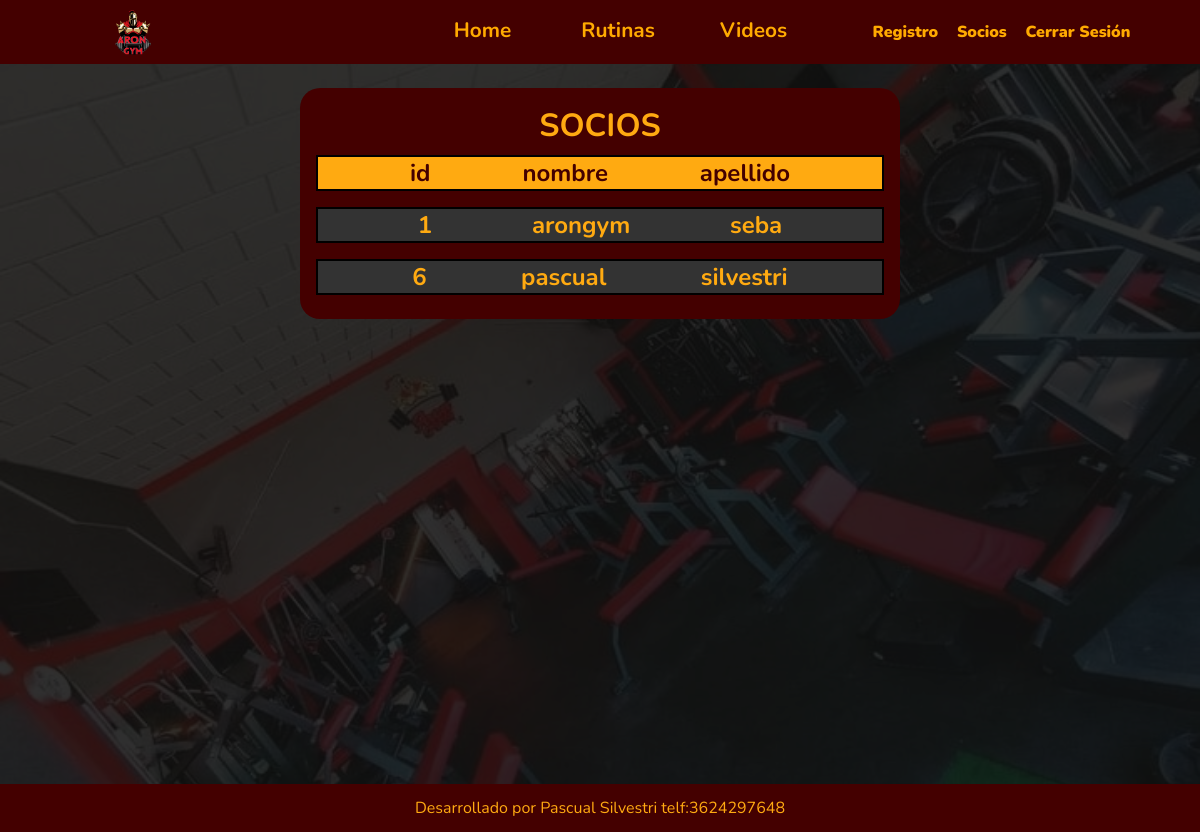
The page /Usuario/ (signed in) on the database its author committed.
### apps/usuarios/models.py (models this page shows)
class Usuario(AbstractUser):
    pass

### apps/usuarios/views.py (the view)
# urls.py: path('', views.usuario, name = 'usuarios'),
def usuario(request):
    usuario = Usuario.objects.all()
    context = {'usuario':usuario}
    return render(request,'usuarios/usuarios.html',context)

### templates/usuarios/usuarios.html (shortened to what this page needs)
{% extends 'base.html' %}
{% load static %}
{% block contenedor %}
{% if user.is_superuser %}
<main class='main_usuarios'>
    <div class="opacity"></div>
    <div class="contenedor_usuarios">
        <h1 class="titulo">
            SOCIOS
        </h1>
        <div class="row_titulo">
            <div class="cols_titulo">
                <h2>id</h2>
            </div>
            <div class="cols_titulo">
                <h2>nombre</h2>
            </div>
            <div class="cols_titulo">
                <h2>apellido</h2>
            </div>
        </div>
        {% for i in usuario %}
        <div class="row" id={{i.id}}>
            <div class="cols">
                <h2>{{i.id}}</h2>
            </div>
            <div class="cols">
                <h2>{{i.first_name}}</h2>
            </div>
            <div class="cols">
                <h2>{{i.last_name}}</h2>
            </div>
        </div>
        {% endfor %}
    </div>
</main>
{% endif %}
{% endblock %}

### static/css/style_global.css (style rules this page uses)
:root { --letra: 'Nunito', sans-serif; }
* { padding:0; margin:0; box-sizing: border-box; font-family: var(--letra); }
body { width: 100vw; min-height: 100vh; height: 100vh; }

### static/css/videos/videos.css (style rules this page uses)
.opacity { width: 100%; height: 100%; background-color: #111d; position: absolute; top:0; }

### static/css/videos/videoCategoria.css (style rules this page uses)
.opacity { width: 100%; height: 100%; background-color: #111d; position: absolute; top:0; }

### static/css/usuarios/login.css (style rules this page uses)
.opacity { width: 100%; height: 100%; background-color: #111c; position: absolute; top: 0; }

### static/css/usuarios/usuarios.css (style rules this page uses)
.main_usuarios { width: 100%; min-height: 90vh; display: flex; justify-content: center; align-items: flex-start; background: url(../../img/fondo_videos.jpg) no-repeat center center; background-size: cover; position: relative; padding-top: 1.5rem; }
.titulo { color:#fa1 }
.opacity { width: 100%; height: 100%; background-color: #111c; position: absolute; top: 0; }
.contenedor_usuarios { width: 50%; height: auto; padding: 1rem; display: flex; flex-direction: column; justify-content: center; align-items: center; z-index: 10; background-color: #400; border-radius: 20px; }
.row { display: flex; width: 100%; height: auto; justify-content: space-evenly; margin: 0.5rem 0; border: 2px solid #000; background-color: #333; }
.row_titulo { display: flex; width: 100%; height: auto; justify-content: space-evenly; margin: 0.5rem 0; border: 2px solid #000; background-color: #fa1; }
.cols_titulo { color: #400; }
.cols { color:#fa1; }

### static/css/rutina/rutina.css (style rules this page uses)
.opacity { width: 100%; height: 100%; background-color: #111d; position: absolute; top:0; }

### static/css/home/home.css (style rules this page uses)
main { width: 100%; height: auto; padding-bottom: 1rem; }

### rows shown on the page
Usuario: id "1", first_name "arongym", last_name "seba"
Usuario: id "6", first_name "pascual", last_name "silvestri"
